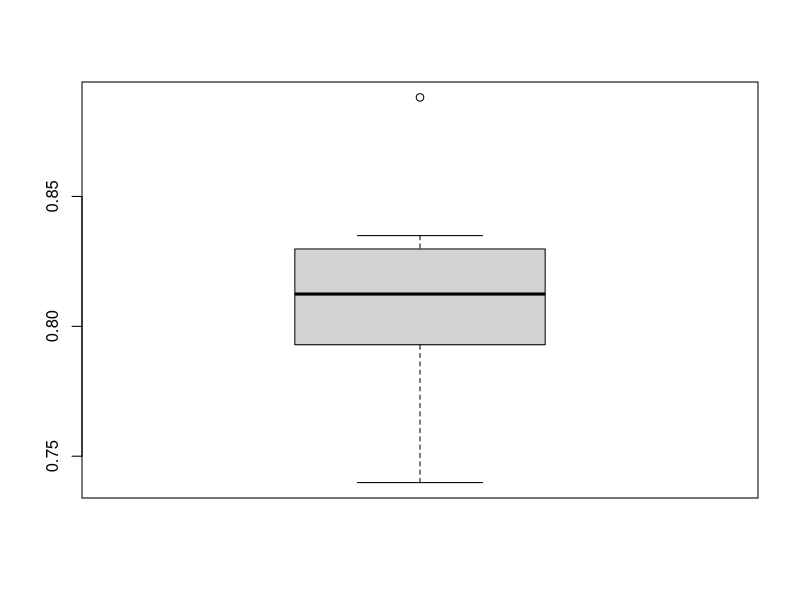

Recreate this plot in R.
pima <- read.csv("data/pima-indians-diabetes.csv")

model <- glm(class ~ ., data=pima, family="binomial")

# Question 3
predictions <- predict(model, pima)
predictions_class <- predictions >= 0
real <- ifelse(pima$class == "1", TRUE, FALSE)

getMeasures <- function(real, predicted)
{
  truePositives <- sum(predicted & real )
  falsePositives <- sum(predicted & !real)
  trueNegatives <- sum(!predicted & !real)
  falseNegatives <- sum(!predicted & real)
  
  sensitivity <- truePositives/sum(real)
  specificity <- trueNegatives/sum(!real)
  
  PPV <- truePositives/sum(predicted)
  return(list(truePositives = truePositives,
              falsePositives = falsePositives,
              trueNegatives = trueNegatives,
              falseNegatives = falseNegatives,
              sensitivity = sensitivity,
              specificity = specificity,
              PPV = PPV))
}

getMeasures(real, predictions_class)

# Question 4
library(pracma)

getROC <- function(score, class)
{
  x_values <- sapply(sort(unique(score)), function(x)
    {
      measures <- getMeasures(class, score > x)
      return(1 - measures$specificity)
  })
  
  y_values <- sapply(sort(unique(score)), function(x)
  {
    measures <- getMeasures(class, score > x)
    return(measures$sensitivity)
  })
  
  -trapz(x_values, y_values)
}

getROC(predictions, real)

# Question 5
getMetricCV <- function(data, f = getROC, nrFolds = 5)
{
  # generate array containing fold-number for each sample (row)
  folds <- sample(rep_len(1:nrFolds, nrow(data)), nrow(data))
  rocs <- c()
  
  # actual cross validation
  for(k in 1:nrFolds)
  {
    # actual split of the data
    fold <- which(folds == k)
    data.train <- data[-fold,]
    data.test <- data[fold,]
    
    model <- glm(class ~ ., data=data.train, family="binomial")
    preds <- predict(model, data.test)
    real <- ifelse(data.test$class == "1", TRUE, FALSE)
    
    rocs[k] <- getROC(preds, real)
  }
  
  return(rocs)
}

cv_values <- getMetricCV(pima, nrFolds=10)
boxplot(cv_values)
